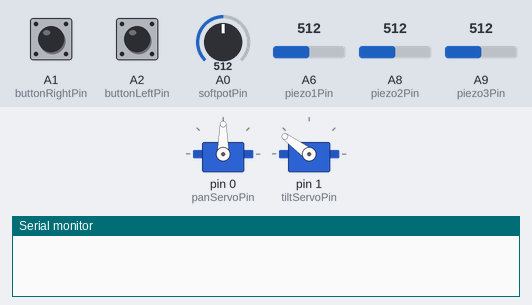
A sketch run on a simulated Teensy 4. Parts: 2 × servo, the last lines printed to the serial monitor. The test bench sets the inputs (shaded band); at power-on: A6 (piezo1Pin) = 512, A1 (buttonRightPin) HIGH, A8 (piezo2Pin) = 512, A9 (piezo3Pin) = 512, A0 (softpotPin) = 512, A2 (buttonLeftPin) HIGH. Random numbers use the default seed unless the sketch sets one.

Above: at 1.2 s.
1.3 s: A6 (piezo1Pin) set to 535
2.8 s: A6 (piezo1Pin) set to 560
At 4.53 s:
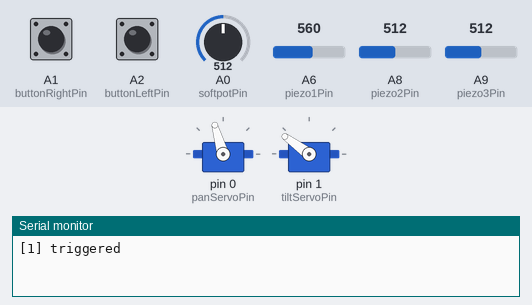
5.8 s: A1 (buttonRightPin) pulled LOW for 1 s
At 8.67 s:
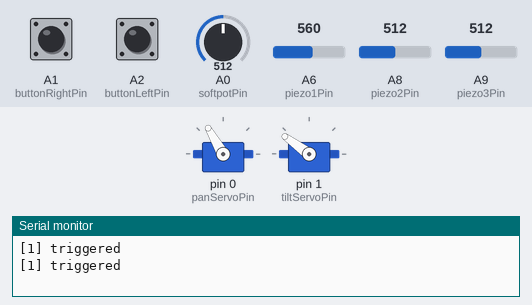
9.8 s: A8 (piezo2Pin) set to 535
12.8 s: A8 (piezo2Pin) set to 558
At 13.07 s:
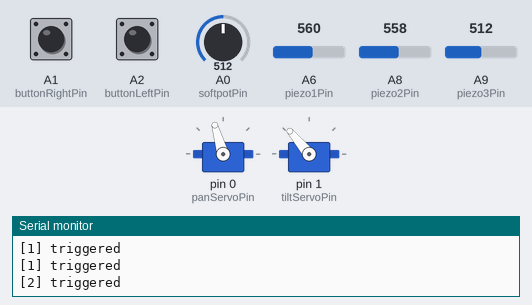
15.8 s: A9 (piezo3Pin) set to 670
At 16.5 s:
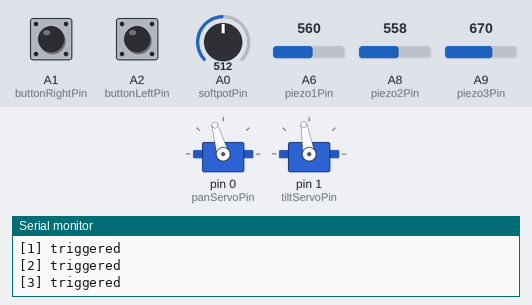
Timing chart, 0 to 19.8 s (numbered marks = the images above; inputs shaded):
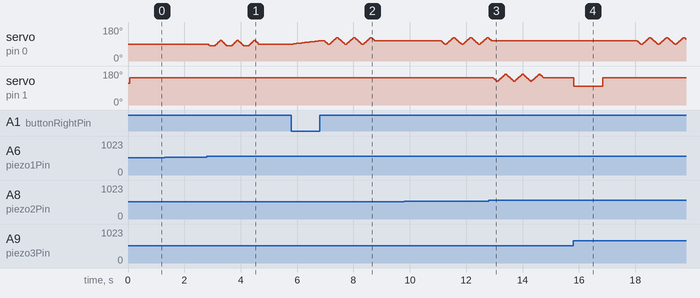

Measured:
- the behaviour switches between 550 and 551 on A6 (piezo1Pin) (found by bisection; images 0 and 1)
- the behaviour switches between 550 and 551 on A8 (piezo2Pin) (found by bisection; images 2 and 3)
- after the input at 1.3 s, every drawn part: stays the same

The sketch:

PLAY__Moving_Light_Panel_Red.ino
```cpp
// (licence header left out)
#include <Servo.h>

// Pin assignments
#define  softpotPin      A0
#define  piezo1Pin       A6
#define  piezo2Pin       A8
#define  piezo3Pin       A9
#define  buttonLeftPin   A2
#define  buttonRightPin  A1
#define  panServoPin     0
#define  tiltServoPin    1

#define  bufferSize           30    // number of readings to take for each average
#define  triggerThreshold     550   // minimum value of piezo averages to count as a trigger
#define  triggerCooldownTime  2000  // number of clock cycles to wait before triggering again

#define  softpotCheckInterval  10  // number of clock cycles to wait before check buttons - poor man's smoothing filter
#define  inputCheckInterval    50

// Count clock cycles until next input check
int softpotCheckCounter = 0;
int inputCheckCounter = 0;

// Rolling average variables
int buffer1[bufferSize], buffer2[bufferSize], buffer3[bufferSize];
int total1 = 0, total2 = 0, total3 = 0;
int average1 = 0, average2 = 0, average3 = 0;

int bufferIndex = 0;

// Non-blocking cooldown counter
int cooldownCounter1 = 0;
int cooldownCounter2 = 0;
int cooldownCounter3 = 0;

// Button states
int buttonLeftState, buttonRightState;
int buttonCheckInterval = 50;

// Softpot variables
int softpotPosition;
int softpotMinPosition = 330;
int softpotMaxPosition = 660;
int softpotBuffer[bufferSize];
int softpotTotal = 0;
int softpotAverage = 0;

// Pan/tilt servos
Servo panServo, tiltServo;
int panPosition, tiltPosition;
int servoDelay = 15;

// Pan servo variables
int panHomePosition = 90;
int panSavedPosition;
int panMinPosition = 80;
int panMaxPosition = 140;

// Tilt servo variables
int tiltHomePosition = 115;
int tiltSavedPosition;
int tiltMinPosition = 100;
int tiltMaxPosition = 180;

// Non-blocking delay counter for servo updates
int servoUpdateCounter = 0;
int servoUpdateInterval = 50;

// Servo sleep mode
int servoSleepCounter = 0;
int servoSleepThreshold = 1000000;  // number of clock cycles to wait before putting servos to sleep. Through experimentation this number comes out to be about 3-5 minutes.
boolean servosAsleep = false;

boolean debug = true;

void setup() {
  // Set up pins
  pinMode(softpotPin, INPUT);
  pinMode(piezo1Pin, INPUT);
  pinMode(piezo2Pin, INPUT);
  pinMode(piezo3Pin, INPUT);
  pinMode(buttonLeftPin, INPUT_PULLUP);
  pinMode(buttonRightPin, INPUT_PULLUP);

  // Initialize buffers to be empty
  for(int i=0; i<bufferSize; i++) {
    buffer1[i] = 0;
    buffer2[i] = 0;
    buffer3[i] = 0;
  }

  // Set up pan/tilt servos
  panServo.attach(panServoPin);
  tiltServo.attach(tiltServoPin);

  // Move servos to home position
  panServo.write(panHomePosition);
  tiltServo.write(tiltHomePosition);

  // Set current position of servos to home position
  panPosition = panHomePosition;
  tiltPosition = tiltHomePosition;

  // Wait for servos to move
  delay(servoDelay);

  // Set up serial connection
  Serial.begin(9600);
}

void loop() {
  readSensors();

  // Get states of buttons -------------------------------------------------------
  buttonLeftState = digitalRead(buttonLeftPin);
  buttonRightState = digitalRead(buttonRightPin);

  // Servo sleep mode ----------------------------------------------------------------
  // - put servos to "sleep" when no buttons have been pressed for a while
  if(buttonLeftState && buttonRightState && (softpotAverage < softpotMinPosition || softpotAverage > softpotMaxPosition)) {
    if(!servosAsleep) {
      if(servoSleepCounter >= servoSleepThreshold) {
        Serial.println("Putting servos to sleep");

        // Move tilt and pan servos to safe positions before detaching them to prevent mechanical jams
        tiltServo.write(tiltHomePosition);
        delay(1000);
        panServo.write(panHomePosition);
        delay(1000);

        // Turn off PWM signals to servos, causing them to go "limp"
        panServo.detach();
        tiltServo.detach();

        servosAsleep = true;
      } else {
        servoSleepCounter++;
      }
    }
  } else {
    servoSleepCounter = 0;

    // Wake up servos
    if(servosAsleep) {
      Serial.println("Waking up servos");

      // Restart PWM signals to servos to "wake" them
      panServo.attach(panServoPin);
      tiltServo.attach(tiltServoPin);

      panServo.write(panHomePosition);
      tiltServo.write(tiltHomePosition);

      delay(servoDelay);

      servosAsleep = false;
    }
  }

  // Use buttons to update pan servo ---------------------------------------------
  if(inputCheckCounter >= inputCheckInterval) {
    if(!buttonLeftState)
      if(panPosition > panMinPosition)
        panPosition--;

    if(!buttonRightState)
      if(panPosition < panMaxPosition)
        panPosition++;
    inputCheckCounter = 0;
  } else {
    inputCheckCounter++;
  }

  // Use softpot position to control tilt servo --------------------------------------------------
  if(softpotCheckCounter >= softpotCheckInterval) {
    if(softpotAverage > softpotMinPosition && softpotAverage < softpotMaxPosition)
      tiltPosition = map(softpotAverage, softpotMinPosition, softpotMaxPosition, tiltMinPosition, tiltMaxPosition);

    softpotCheckCounter = 0;
  } else {
    softpotCheckCounter++;
  }

  // Piezo 1 cooldown --------------------------------------------------------------
  if(cooldownCounter1 == 0) {
    // Piezo event triggered
    if(average1 > triggerThreshold) {
      // PIEZO 1 TRIGGER ******************************
      Serial.println("[1] triggered");

      panSavedPosition = panPosition;

      // shake left/right 3 times
      for(int i=0; i<3; i++) {
        // move left a bit
        for(int x=0; x<10; x++) {
          panServo.write( constrain(panPosition - x*2, panMinPosition, panMaxPosition) );
          delay(servoDelay);
        }

        // move back to center
        for(int x=10; x>0; x--) {
          panServo.write( constrain(panPosition - x*2, panMinPosition, panMaxPosition) );
          delay(servoDelay);
        }

        // move right a bit
        for(int x=0; x<10; x++) {
          panServo.write( constrain(panPosition + x*2, panMinPosition, panMaxPosition) );
          delay(servoDelay);
        }

        // move back to center
        for(int x=10; x>0; x--) {
          panServo.write( constrain(panPosition + x*2, panMinPosition, panMaxPosition) );
          delay(servoDelay);
        }
      }

      panPosition = panSavedPosition;
      panServo.write(panPosition);
      delay(servoDelay);

      // Reset cooldown counter
      cooldownCounter1 = triggerCooldownTime;
    }
  } else {
    cooldownCounter1--;
  }

  // Piezo 2 cooldown --------------------------------------------------------------
  if(cooldownCounter2 == 0) {
    // Piezo event triggered
    if(average2 > triggerThreshold) {
      // PIEZO 2 TRIGGER ******************************
      Serial.println("[2] triggered");

      tiltSavedPosition = tiltPosition;

      // shake up/down 3 times
      for(int i=0; i<3; i++) {
        // move up a bit
        for(int y=0; y<10; y++) {
          tiltServo.write( constrain(tiltPosition - y*2, tiltMinPosition, tiltMaxPosition) );
          delay(servoDelay);
        }

        // move back to center
        for(int y=10; y>0; y--) {
          tiltServo.write( constrain(tiltPosition - y*2, tiltMinPosition, tiltMaxPosition) );
          delay(servoDelay);
        }

        // move down a bit
        for(int y=0; y<10; y++) {
          tiltServo.write( constrain(tiltPosition + y*2, tiltMinPosition, tiltMaxPosition) );
          delay(servoDelay);
        }

        // move back to center
        for(int y=10; y>0; y--) {
          tiltServo.write( constrain(tiltPosition + y*2, tiltMinPosition, tiltMaxPosition) );
          delay(servoDelay);
        }
      }

      tiltPosition = tiltSavedPosition;
      tiltServo.write(tiltPosition);
      delay(servoDelay);

      // Reset cooldown counter
      cooldownCounter2 = triggerCooldownTime;
    }
  } else {
    cooldownCounter2--;
  }

  // Piezo 3 cooldown --------------------------------------------------------------
  if(cooldownCounter3 == 0) {
    // Piezo event triggered
    if(average3 > triggerThreshold) {
      // PIEZO 3 TRIGGER ******************************
      Serial.println("[3] triggered");

      panPosition += random(30,60) * (int)random(-1,1);
      tiltPosition += random(30,60) * (int)random(-1,1);

      panPosition = constrain(panPosition, panMinPosition, panMaxPosition);
      tiltPosition = constrain(tiltPosition, tiltMinPosition, tiltMaxPosition);

      panServo.write(panPosition);
      tiltServo.write(tiltPosition);

      delay(1000);

      // Reset cooldown counter
      cooldownCounter3 = triggerCooldownTime;
    }
  } else {
    cooldownCounter3--;
  }

  // Update the servos with non-blocking delay ------------------------------------------
  if(servoUpdateCounter == servoUpdateInterval) {
    panPosition = constrain(panPosition, panMinPosition, panMaxPosition);
    tiltPosition = constrain(tiltPosition, tiltMinPosition, tiltMaxPosition);

    panServo.write(panPosition);
    tiltServo.write(tiltPosition);

    delay(servoDelay);

    servoUpdateCounter = 0;
  } else {
    servoUpdateCounter++;
  }

  // Output useful information to serial -------------------------------------------------
  if(debug) {
//    // Piezo readings
//    Serial.print("1=");
//    Serial.print(average1);
//    Serial.print(", 2=");
//    Serial.print(average2);
//    Serial.print(", 3=");
//    Serial.print(average3);

    // Softpot reading
//    Serial.println(softpotAverage);

    // Button states
//    Serial.print("L=");
//    Serial.print(buttonLeftState);
//    Serial.print(", R=");
//    Serial.println(buttonRightState);

    Serial.println();
  }

}

/**********************************************************
 Obtain and smooth raw data from sensors, then calculate
 rolling average for processing
***********************************************************/
void readSensors() {
  // Remove previous buffer entries
  total1 -= buffer1[bufferIndex];
  total2 -= buffer2[bufferIndex];
  total3 -= buffer3[bufferIndex];
  softpotTotal -= softpotBuffer[bufferIndex];

  // Obtain new readings from sensors
  buffer1[bufferIndex] = analogRead(piezo1Pin);
  buffer2[bufferIndex] = analogRead(piezo2Pin);
  buffer3[bufferIndex] = analogRead(piezo3Pin);
  softpotBuffer[bufferIndex] = analogRead(softpotPin);

  // Append new readings to totals
  total1 += buffer1[bufferIndex];
  total2 += buffer2[bufferIndex];
  total3 += buffer3[bufferIndex];
  softpotTotal += softpotBuffer[bufferIndex];

  // Increment and wrap buffer index
  bufferIndex++;

  if(bufferIndex >= bufferSize)
    bufferIndex = 0;

  // Finding rolling average for each sensor
  average1 = total1 / bufferSize;
  average2 = total2 / bufferSize;
  average3 = total3 / bufferSize;
  softpotAverage = softpotTotal / bufferSize;
}
```
